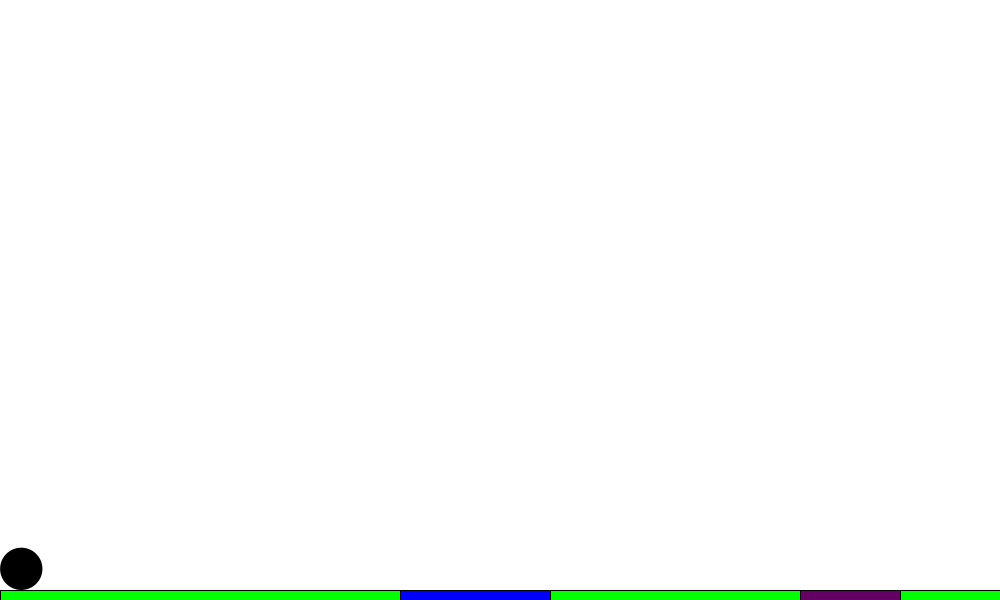
Frame 1 (no input)
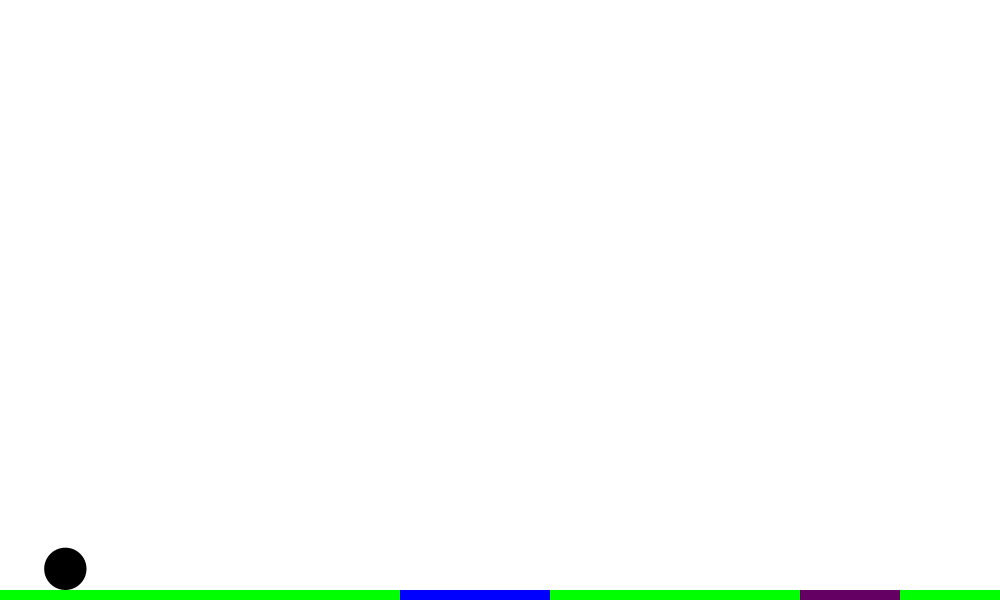
Frame 60 (the mouse pressed at the canvas centre just before this capture)
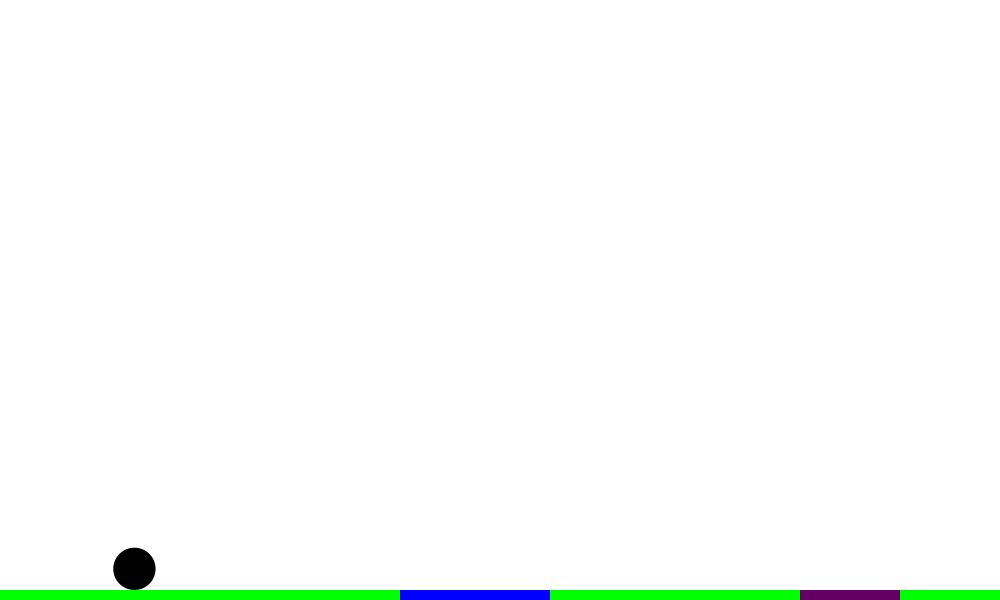
Frame 120 (the mouse held since frame 60 and released just before this capture)

The Processing sketch that drew these frames (run headless with seeded random() and noise(); from frame 60 on, the mouse is pressed at the canvas centre):

// Processing sketch: different_surfaces
// ── different_surfaces.pde
Mover[] balls;
PVector Fapplied;

void setup() {
  size(1000, 600);
  
   balls = new Mover[1];
   for(int i = 0; i < balls.length; i++){
     float ballRadius = random(5, 30);
     balls[i] = new Mover(ballRadius, height-ballRadius, ballRadius);
   }
   
   Fapplied = new PVector(4, 0);
}

void draw() {
  background(255);
  //grass
  fill(0, 255, 0);
  rect(0, height-10, width, 10);
  
  //ice
  fill(0, 0, 255);
  rect(400, height-10, 150, 10);
  
  //sandpaper
  fill(100, 0, 100);
  rect(800, height-10, 100, 10);
  
  for(Mover ball : balls){
    //gravity
    PVector Fgravity = new PVector(0, ball.mass);
    ball.applyForce(Fgravity);
    
    //wind
    ball.applyForce(Fapplied);
    
    
    //friction
    PVector friction = ball.velocity.copy();
    friction.normalize();
    friction.mult(-1);
    
    float mewK = 0.1;
    if(ball.location.x >= 400 && ball.location.x <= 550){
      mewK = 0;
    } else if(ball.location.x >= 800 && ball.location.x <= 900){
      mewK = 0.5;
    }
    
    float Fnormal = Fgravity.mag();
    
    friction.mult(Fnormal);
    friction.mult(mewK);
    
    ball.applyForce(friction);
    
    //general functions
    ball.update();
    ball.checkEdges();
    ball.show();
  }
}
 
void keyPressed(){
  if(keyCode == RIGHT){
    Fapplied.x = 10;
  }
  
  if(keyCode == LEFT){
    Fapplied.x = -10;
  }
}

void keyReleased(){
  Fapplied.x = .5;
}
 

// ── Mover.pde
class Mover {
  PVector location;
  PVector velocity;
  PVector acceleration;
  
  float mass;
  float radius;
  
  Mover() {
    location = new PVector(width/2, height/2);
    velocity = new PVector(0, 0);
    acceleration = new PVector(0, 0);
    
    this.mass = 1;
    this.radius = 10;
  }
  
  Mover(float x, float y, float radius) {
    location = new PVector(x, y);
    velocity = new PVector(0, 0);
    acceleration = new PVector(0, 0);
    
    this.radius = radius;
    this.mass = radius * 2;
  }
  
  Mover(float mass) {
    location = new PVector(width/2, height/2);
    velocity = new PVector(0, 0);
    acceleration = new PVector(0, 0);
    
    this.radius = 10;
    this.mass = radius * 2;
  }
  
  void checkEdges(){
    if(location.x > width - radius){
      location.x = width - radius;
      velocity.x *= -1;
    } else if(location.x < radius){
      location.x = radius;
      velocity.x *= -1;
    }
    
    if(location.y > height - radius - 10){
      location.y = height - radius - 10;
      velocity.y *= -1;
    } else if(location.y < radius) {
      location.y = radius;
      velocity.y *= -1;
    }
  }
  
  void applyForce(PVector f){
    //static version of divide so it doesnt mess up force object
    PVector appliedForce = PVector.div(f, mass);
    acceleration.add(appliedForce);
  }
  
  void update(){
    velocity.add(acceleration);
    location.add(velocity);
    
    acceleration.mult(0);
  }
  
  void show(){
    noStroke();
    fill(0);
    ellipse(location.x, location.y, radius*2, radius*2);
  }
}
